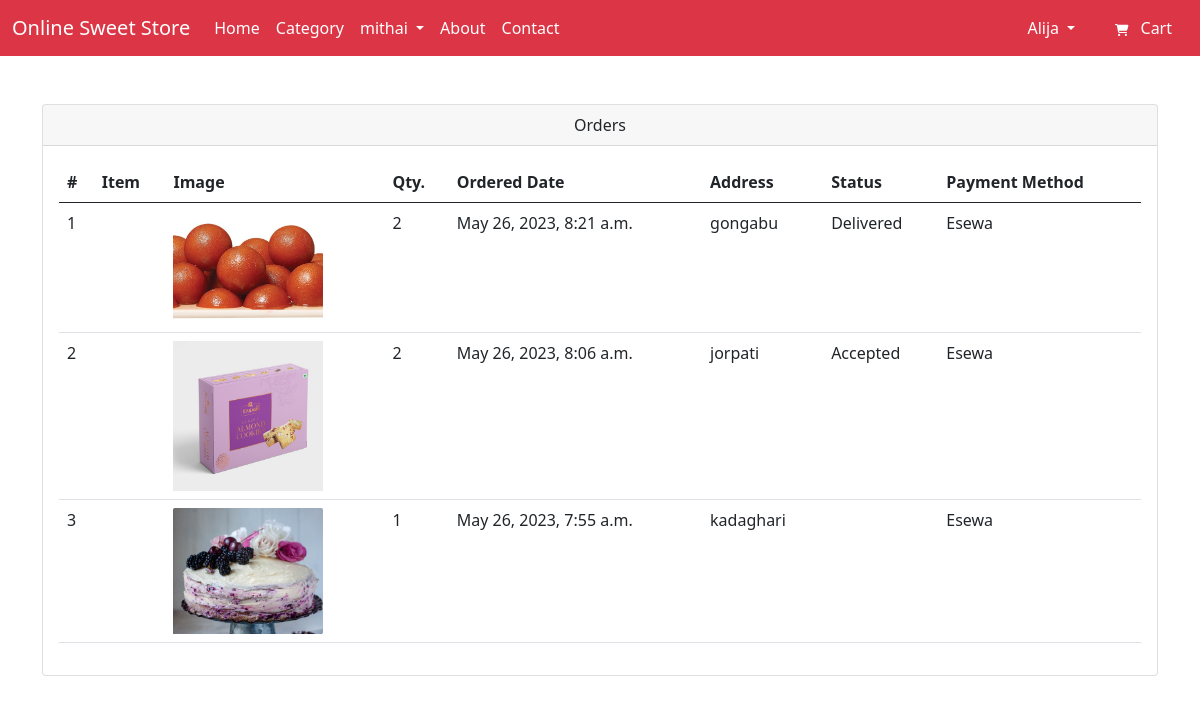
Page /orders/ (signed in) on the committed database.
### app/models.py (models this page shows, shortened)
class Ordered(models.Model):
    user = models.ForeignKey(User, verbose_name="User", on_delete=models.CASCADE)
    product = models.ForeignKey(Product, verbose_name="Product",null=True, on_delete=models.CASCADE)
    address = models.CharField(max_length=200)
    mobile = models.CharField(max_length=10)
    email = models.EmailField(null=True, blank=True)
    quantity = models.PositiveIntegerField(verbose_name="Quantity")
    total = models.PositiveIntegerField()
    order_status = models.CharField(max_length=50, choices=ORDER_STATUS)
    created_at = models.DateTimeField(auto_now_add=True)
    payment_method = models.CharField(
        max_length=20, choices=METHOD, default="Cash On Delivery")
    payment_completed = models.BooleanField(
        default=False, null=True, blank=True)

class Product(models.Model):
    Product_CHOICES=(
        ("gm","Gram"),
        ("kg","Kilogram"),
        ("pc","Piece"),
        ("packet","Packet")
        )
    name = models.CharField(max_length=50)
    description = models.CharField(max_length=200)
    category = models.ForeignKey(Category, related_name="products", on_delete=models.CASCADE, null=True)
    product_image = models.ImageField(upload_to='product', blank=True, null=True, verbose_name="Product Image")
    price = models.IntegerField()
    created_at = models.DateTimeField(auto_now_add=True, verbose_name="Created Date")
    unit = models.CharField(max_length=100,choices=Product_CHOICES)

### app/views.py (the view)
# urls.py: path('orders/', views.orders, name="orders"),
@login_required
def orders(request):
    all_orders = Ordered.objects.filter(user=request.user).order_by('-created_at')
    return render(request, 'app/orders.html', {'orders': all_orders})

### app/templates/app/orders.html (shortened to what this page needs)
{% extends './base.html' %}
{% load static %}
{% block main-content %}
      <div class="container py-5">
        <div class="row">
          <div class="col-lg-12">
            <div class="card mb-4" id="tables">
              <div class="card-header text-center">Orders</div>
              <div class="card-body">
                <table class="table table-hover">
                  <thead>
                    <tr>
                      <th>#</th>
                      <th>Item</th>
                      <th>Image</th>
                      <th>Qty.</th>
                      <th>Ordered Date</th>
                      <th>Address</th>
                      <th>Status</th>
                      <th>Payment Method</th>
                    </tr>
                  </thead>
                  <tbody>
                    {% if orders %}
                    {% for order in orders %}
                    <tr>
                      <td>{{forloop.counter}}</td>
                      <td>{{order.product.title}}</td>
                      <td>
                        {% if order.product.product_image %}
                          <img src="{{order.product.product_image.url}}" alt="{{order.product.product_ttile}}" style="width:150px;">
                        {% endif %}
                      </td>
                      <td>{{order.quantity}}</td>
                      <td>{{order.created_at}}</td>
                      <td>{{order.address}}</td>
                      <td>
                        {{order.order_status}}
                      </td>
                      <td>{{order.payment_method}}</td>
                    </tr>
                    {% endfor %}
                    {% endif %}
                  </tbody>
                </table>
              </div>
            </div>
          </div>
        </div>
      </div>
    {% endblock main-content %}

### app/templates/app/base.html (shortened to what this page needs)
<!DOCTYPE html>
{% load static %}
<html lang="en">
<head>
    <link rel="stylesheet" href="{% static 'app/css/bootstrap.css' %}">
</head>
<body>
  <nav class="navbar navbar-expand-lg navbar-dark bg-danger">
    <div class="container-fluid">
      <a class="navbar-brand" href="{% url 'index' %}">Online Sweet Store</a>
      <div class="collapse navbar-collapse" id="navbarNavDropdown">
        <ul class="navbar-nav me-auto mb-2 mb-lg-0">
          <li class="nav-item">
            <a class="nav-link active" aria-current="page" href="{% url 'index' %}">Home</a>
          </li>
          <li class="nav-item">
            <a class="nav-link active" aria-current="page" href="{% url 'category' %}">Category</a>
          </li>
          <li class="nav-item dropdown">
            <a class="nav-link dropdown-toggle text-white" href="#" id="clothingDropdown" role="button" data-bs-toggle="dropdown" aria-expanded="false">
              mithai
            </a>
          </li>
          <li class="nav-item">
            <a class="nav-link active" aria-current="page" href="/">About</a>
          </li>
          <li class="nav-item">
            <a class="nav-link active" aria-current="page" href="/">Contact</a>
          </li>
        </ul>
        <div>
         <ul class="navbar-nav me-auto mb-2 mb-lg-0">
           {% if request.user.is_authenticated %}
               <li class="nav-item dropdown mx-2">
                 <a class="nav-link dropdown-toggle text-white" href="#" id="profileDropdown" role="button" data-bs-toggle="dropdown" aria-expanded="false">
                   {{request.user.username|capfirst}}
                 </a>
               </li>
               <li class="nav-item mx-2">
               <a href="{% url 'cart' %}" class="nav-link text-white"><span class="badge bg-danger"><i class="fa fa-shopping-cart"></i></span> Cart </a>
               </li>
           {% endif %}
         </ul>
        </div>
      </div>
    </div>
   </nav>
    {% block main-content %} {% endblock main-content %}
</body>
</html>

### rows in the picture
Ordered: product.product_image (picture), quantity "2", created_at "May 26, 2023, 8:21 a.m.", address "gongabu", order_status "Delivered", payment_method "Esewa"
Ordered: product.product_image (picture), quantity "2", created_at "May 26, 2023, 8:06 a.m.", address "jorpati", order_status "Accepted", payment_method "Esewa"
Ordered: product.product_image (picture), quantity "1", created_at "May 26, 2023, 7:55 a.m.", address "kadaghari", payment_method "Esewa"

### other values in the picture
{{ request.user.username|capfirst }} "Alija"
